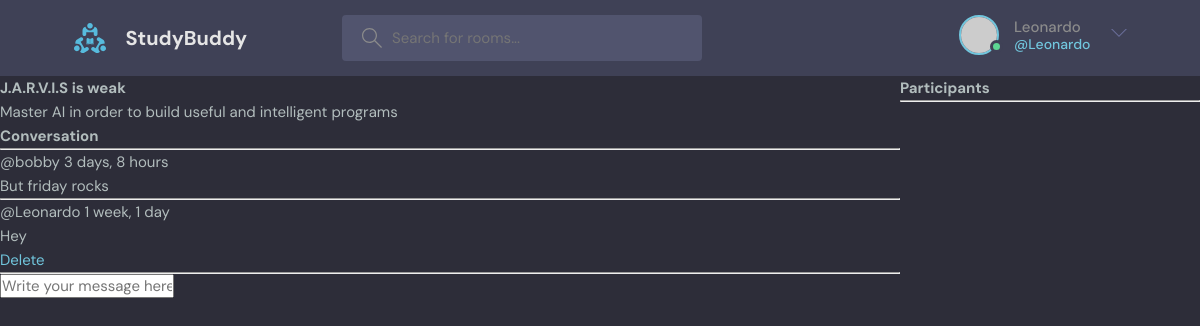
The app's page /room/3 (signed in) with its own data.
### base/models.py (models this page shows, shortened)
class Room(models.Model):
    host = models.ForeignKey(User, on_delete=models.SET_NULL, null=True)
    topic = models.ForeignKey(Topic, on_delete=models.SET_NULL,null=True)
    name = models.CharField(max_length=200)
    description = models.TextField(null=True, blank=True)
    participants = models.ManyToManyField(User, related_name='participants', blank=True)
    updated = models.DateTimeField(auto_now=True)
    created = models.DateTimeField(auto_now_add=True)
    class Meta:
        ordering = ['-updated', '-created']

class Message(models.Model):
    user = models.ForeignKey(User, on_delete=models.CASCADE)
    room = models.ForeignKey(Room, on_delete=models.CASCADE)
    body = models.TextField()
    updated = models.DateTimeField(auto_now=True)
    created = models.DateTimeField(auto_now_add=True)
    class Meta:
        ordering = ['-updated', '-created']

### base/views.py (the view, shortened to what this page needs)
# urls.py: path('room/<int:id>', views.room, name='room'),
def room(request, id):
    room = Room.objects.get(id=id)
    room_messages = room.message_set.all().order_by('-created')
    participants = room.participants.all()
    context = {'room' : room, 'room_messages': room_messages, 'participants':participants}
    return render(request, 'base/room.html', context)

### base/templates/base/room.html (shortened to what this page needs)
{% extends "main.html" %}
{% block content %}
<div class="room-container">
    <div>
        <h1>{{room.name}}</h1>
        <p>{{ room.description }}</p>
        <div class="comment-wrapper">
            <h3>Conversation</h3>
            <hr>
            {% for message in room_messages %}
                <div>
                    <small>@{{ message.user }} {{ message.created | timesince }} </small>
                    <p>{{ message.body }}</p>
                    {% if request.user == message.user %}
                    <a href="{% url 'deletemessage' message.id %}">Delete</a>
                    {% endif %}
                    <hr>
                </div>
            {% endfor %}
        </div>
        {% if request.user.is_authenticated %}
        <div class="comment-form">
            <form action="" method="POST">
                <input type="text" name="body" placeholder="Write your message here ...">
            </form>
        </div>
        {% endif %}
    </div>
    <div>
        <h3>Participants</h3>
        <hr>
    </div>
</div>
{% endblock %}

### templates/navbar.html (shortened to what this page needs)
{% load static %}
<header class="header header--loggedIn">
    <div class="container">
      <a href="{% url 'home' %}" class="header__logo">
        <img src="{% static 'images/logo.svg' %}" />
        <h1>StudyBuddy</h1>
      </a>
      <form class="header__search" method="GET" action="{% url 'home' %}">
        <label>
          <input placeholder="Search for rooms..." />
        </label>
      </form>
      <nav class="header__menu">
        {% if request.user.is_authenticated %}
        <div class="header__user">
          <a href="profile.html">
            <div class="avatar avatar--medium active">
              <img src="https://randomuser.me/api/portraits/men/37.jpg" />
            </div>
            <p>{{ request.user.username }}<span>@{{ request.user.username }}</span></p>
          </a>
          <button class="dropdown-button">
            <svg version="1.1" xmlns="http://www.w3.org/2000/svg" width="32" height="32" viewBox="0 0 32 32">
              <title>chevron-down</title>
              <path d="M16 21l-13-13h-3l16 16 16-16h-3l-13 13z"></path>
            </svg>
          </button>
        </div>
        {% else %}
        <a href="{% url 'login' %}">
          <img src="{% static 'images/avatar.svg' %}" />
          <p>Login</p>
        </a>
        {% endif %}
      </nav>
    </div>
  </header>

### static/styles/style.css (style rules this page uses)
:root { --color-main: #71c6dd; --color-main-light: #e1f6fb; --color-dark: #3f4156; --color-dark-medium: #51546e; --color-dark-light: #696d97; --color-light: #e5e5e5; --color-gray: #8b8b8b; --color-light-gray: #b2bdbd; --color-bg: #2d2d39; --color-success: #5dd693; --color-error: #fc4b0b; }
* { font-family: "DM Sans", -apple-system, BlinkMacSystemFont, "Segoe UI", Roboto, Oxygen, Ubuntu, Cantarell, "Open Sans", "Helvetica Neue", sans-serif; margin: 0; padding: 0; box-sizing: border-box; text-rendering: optimizeLegibility; font-size: inherit; }
html { font-size: 56.25%; }
@media only screen and (min-width: 1200px) { html { font-size: 62.5%; } }
body { line-height: 1.6; font-weight: 400; font-size: 1.5rem; color: var(--color-light-gray); background-color: var(--color-bg); min-height: 100vh; }
img { width: 100%; }
a { display: inline-block; color: var(--color-main); text-decoration: none; }
.container { max-width: 120rem; width: 90%; margin: auto; }
.avatar { position: relative; display: inline-block; border-radius: 50%; border: 2px solid var(--color-main); }
.avatar img { display: block; border-radius: 50%; object-fit: cover; object-position: center; }
.avatar::after { content: ""; display: block; position: absolute; background-color: var(--color-gray); z-index: 111; border-radius: 50%; border: 0.3rem solid var(--color-dark); }
.avatar.active::after { background-color: var(--color-success); }
.avatar.avatar--medium img { width: 3.6rem; height: 3.6rem; border-radius: 50%; }
.avatar.avatar--medium:after { width: 0.7rem; height: 0.7rem; bottom: 0px; right: -6px; }
.header { padding: 1.5rem; background-color: var(--color-dark); }
.header > .container { display: flex; gap: 9.5rem; }
.header__logo, .header__user { display: flex; gap: 2rem; align-items: center; }
.header__logo > img { height: 3.2rem; width: 3.2rem; }
.header__logo > h1 { font-weight: 700; font-size: 2rem; color: var(--color-light); }
.header__search > label { background-color: var(--color-dark-medium); padding: 1.3rem 1rem; display: flex; align-items: center; gap: 1rem; border-radius: 4px; }
.header__search svg { fill: var(--color-gray); width: 2rem; height: 2rem; margin-left: 1rem; }
.header__search input { width: 30rem; background: transparent; border: none; outline: none; color: var(--color-light); }
.header__menu { margin-left: auto; position: relative; }
.header__menu a { display: flex; gap: 1.5rem; align-items: center; font-weight: 500; text-decoration: none; color: var(--color-gray); }
.header__menu img { height: 3.6rem; }
.header__menu p { line-height: 1.2; }
.header__menu span { color: var(--color-main); font-weight: 500; font-size: 1.4rem; display: block; }
.header__menu svg { width: 1.6rem; height: 1.6rem; fill: var(--color-dark-light); }
.dropdown-button { background: transparent; border: 0; outline: 0; cursor: pointer; }

### base/templates/base/room.html (style rules this page uses)
.room-container { display: grid; grid-template-columns: 3fr 1fr; }

### records on screen
Room: name "J.A.R.V.I.S is weak", description "Master AI in order to build useful and intelligent programs"
Message: user "bobby", created "3 days, 8 hours", body "But friday rocks"
Message: user "Leonardo", created "1 week, 1 day", body "Hey", shows "Delete"

### other values on screen
{{ request.user.username }} "Leonardo"
